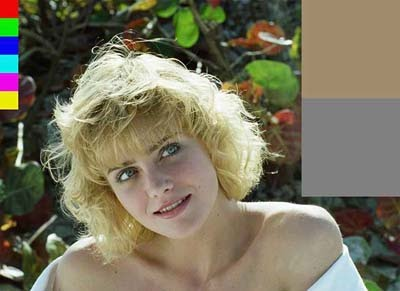
#> input picture img/KodakMarcie.jpg, 400 x 291 px, given in place of wedge_dslr.tif, which was not available
$ python macbethLookTransfer.py   (older library calls are emulated)
#> lines starting #> are read from the running program, lines starting #| are printed output that depends on the picture; pictures that were not available may be replaced by others from this repository, and a replacement may not be noted
### checks.py
from macbethLookTransfer import *
from colormath.color_conversions import convert_color
from colormath.color_objects import sRGBColor, XYZColor


def check_weighted_dest_color():
	# print "Checking check_weighted_dest_color"
	cloud = import_pointcloud(source_file = "./img/wedge_dslr.tif",
							  dest_file = "./img/wedge_dslr.tif")
	cloud = filter_duplicate_source_points(cloud)
	steps = [0, 63, 127, 191, 255]
	for r in steps:
		for g in steps:
			for b in steps:
				c = sRGBColor(r, g, b, is_upscaled=True)
				c = convert_color(c, XYZColor)
				new_c = weighted_dest_color(cloud, c )
				out = convert_color(new_c, sRGBColor)
				nr, ng, nb = out.get_upscaled_value_tuple()
				assert nr == r
				assert ng == g
				assert nb == b
	# print "\tPassed."


def check_image_to_dest_no_dither():
	# print "Checking check_image_to_dest_no_dither"
	cloud = import_pointcloud(source_file = "./img/wedge_dslr.tif",
							  dest_file = "./img/wedge_dslr.tif")
	cloud = filter_duplicate_source_points(cloud)

	source_image = imread("./img/rgbcmybgw.tif")
	dest_image = image_to_dest(cloud, source_image, dither_error=False)

	for row_number in range(len(source_image)):
		for column_number in range(len(source_image[0])):
			for channel in range(len(source_image[0][0])):
				assert source_image[row_number][column_number][channel] == dest_image[row_number][column_number][channel]
	# print "\tPassed."


def check_image_to_dest_dither():
	# print "Checking check_image_to_dest_dither"
	cloud = import_pointcloud(source_file = "./img/wedge_dslr.tif",
							  dest_file = "./img/wedge_dslr.tif")
	cloud = filter_duplicate_source_points(cloud)

	source_image = imread("./img/rgbcmybgw.tif")
	dest_image = image_to_dest(cloud, source_image, dither_error=True)

	for row_number in range(len(source_image)):
		for column_number in range(len(source_image[0])):
			for channel in range(len(source_image[0][0])):
				assert source_image[row_number][column_number][channel] == dest_image[row_number][column_number][channel]
	# print "\tPassed."


def run():
	check_weighted_dest_color()
	check_image_to_dest_no_dither()
	check_image_to_dest_dither()

### macbethLookTransfer.py
import numpy as np
from scipy.misc import imread, imsave
import matplotlib.pyplot as plt
from colormath.color_conversions import convert_color
from colormath.color_objects import sRGBColor, XYZColor
from pprint import pprint
import math
from copy import deepcopy

macbeth_patch_names = ["Dark skin", "Light skin", "Blue sky", "Foliage", "Blue flower", "Bluish green",
					   "Orange", "Purplish blue", "Moderate red", "Purple", "Yellow green", "Orange yellow",
					   "Blue", "Green", "Red", "Yellow", "Magenta", "Cyan",
					   "White", "Neutral 8", "Neutral 6.5", "Neutral 5", "Neutral 3.5", "Black"]

def import_pointcloud(source_file='', dest_file=''):

#> called with source_file = './img/wedge_dslr.tif', dest_file = './img/wedge_dslr.tif'
	source_image = imread(source_file)
#> source_image is the input picture: shape (291, 400, 3); mean R, G, B 120.9, 115.4, 93.3
	dest_image = imread(dest_file)
	cloud = []
	# assuming the wedge images contain 7 exposure steps
	source_levels = np.hsplit(source_image, 8)
#> source_levels = 8 items
	dest_levels = np.hsplit(dest_image, 8)
#> dest_levels = 8 items
	for level_num in range(len(source_levels)):
		source_level = source_levels[level_num]
		dest_level = dest_levels[level_num]
		pixel_number = 0
		for row_number in range(len(source_level)):
			source_row = source_level[row_number]
			dest_row = dest_level[row_number]
			for column_number in range(len(source_row)):
				source_pixel = source_row[column_number]
				dest_pixel = dest_row[column_number]
				source_r = source_pixel[0]
				source_g = source_pixel[1]
				source_b = source_pixel[2]
				dest_r = dest_pixel[0]
				dest_g = dest_pixel[1]
				dest_b = dest_pixel[2]
				source_srgb = sRGBColor(source_r, source_g, source_b, is_upscaled=True)
				dest_srgb = sRGBColor(dest_r, dest_g, dest_b, is_upscaled=True)
				source_xyz = convert_color(source_srgb, XYZColor)
				dest_xyz = convert_color(dest_srgb, XYZColor)
				cloud.append({'level': level_num,
									 'color name': macbeth_patch_names[pixel_number],
									 'source color': source_xyz,
									 'dest color': dest_xyz })
				pixel_number += 1
#> this loop made 1 pass
#> pass 1, in import_pointcloud, `source_level = source_levels[level_num]`:
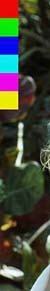
#> source_level: shape (291, 50, 3); mean of channels 0, 1, 2 65.8, 66.7, 54.2; drawn as R, G, B
#> after the loop, cloud = []
#> (the call stopped at in import_pointcloud, `source_srgb = sRGBColor(source_r, source_g, source_b, is_upscaled=True)`: colormath is not available in this run)
#> (the call stopped at in import_pointcloud, `source_srgb = sRGBColor(source_r, source_g, source_b, is_upscaled=True)`: colormath is not available in this run)
#> (the call stopped at in import_pointcloud, `source_srgb = sRGBColor(source_r, source_g, source_b, is_upscaled=True)`: colormath is not available in this run)
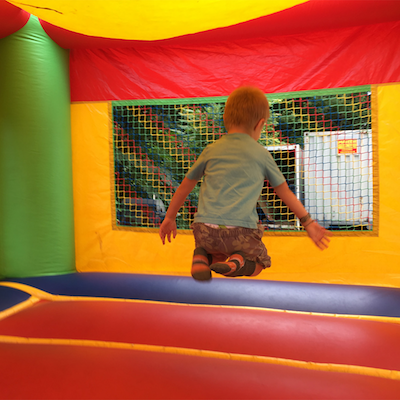
#> input picture img/bounceHouse.png, 400 x 400 px, given in place of wedge_instax.tif, which was not available
#> in import_pointcloud, dest_image is the input picture: shape (400, 400, 3); mean R, G, B 174.2, 100.9, 50.8
#> in import_pointcloud, `source_levels = np.hsplit(source_image, 8)`: source_levels = 8 items
#> this loop made 1 pass
#> pass 1, in import_pointcloud, `dest_level = dest_levels[level_num]`:
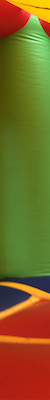
#> dest_level: shape (400, 50, 3); mean of channels 0, 1, 2 122, 101.4, 37.1; drawn as R, G, B
#> after the loop, cloud = []
	return cloud

# [61 lines left out: functions filter_pointcloud, filter_duplicate_source_points_dumb, pointcloud_contains_source_duplicates, filter_duplicate_source_points_per_level, filter_duplicate_source_points_smart, not called in this run]

def filter_duplicate_source_points(pointcloud):
	return filter_duplicate_source_points_smart(pointcloud)

# [143 lines left out: functions distance, closest, octant_split, closest_in_each_octant, weighted_dest_color, image_to_dest, not called in this run]


if __name__ == "__main__":

	import checks
	checks.run()

#> (the run stopped early here; a loop or call above may not have finished)
